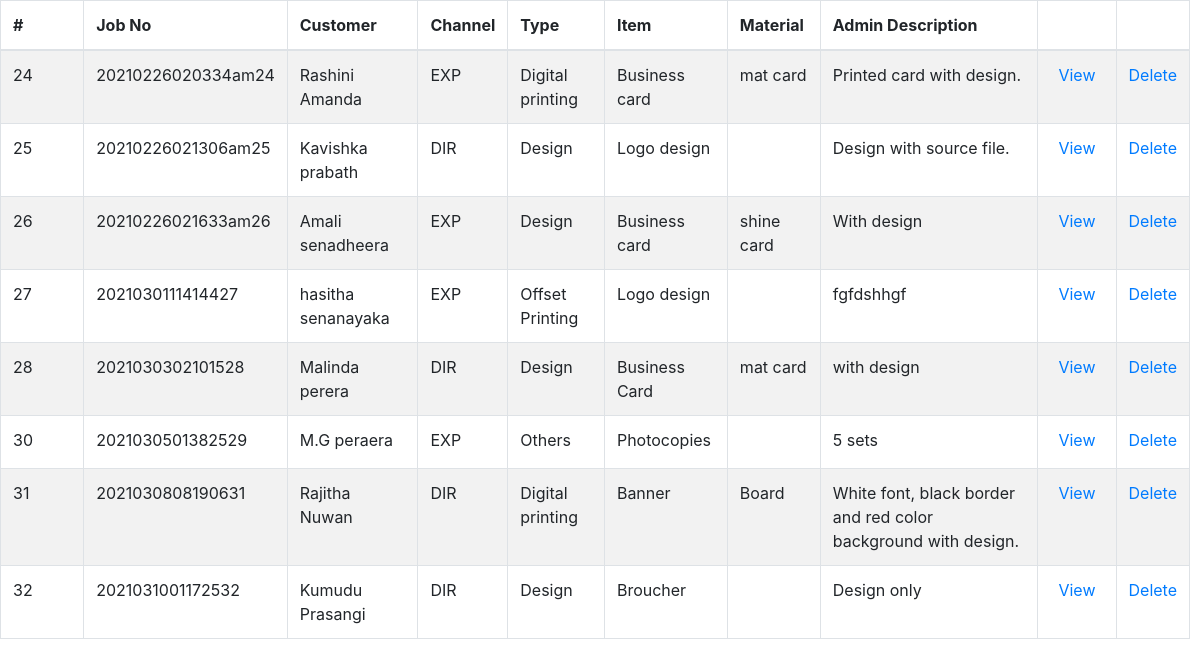
/tables/inbound_requests_table.php (signed in), run on an earlier commit of the app's database.
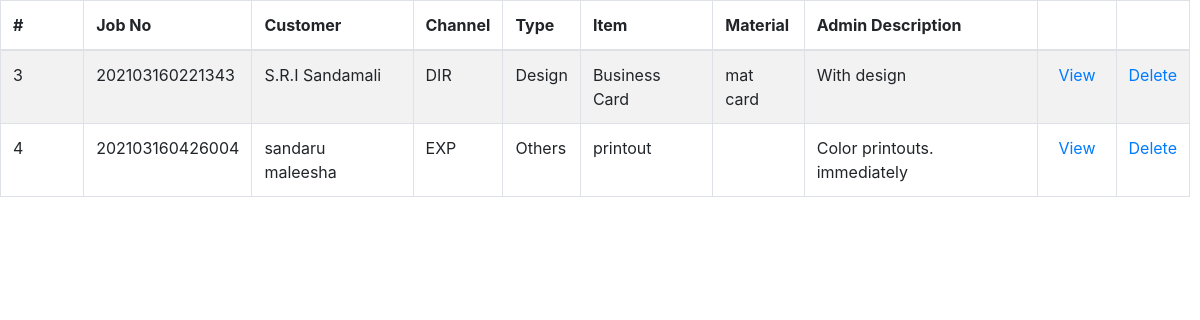
And on a later commit of the database.
### tables this page shows
CREATE TABLE `jobs` (
  `id` int(11) NOT NULL,
  `job_no` varchar(100) NOT NULL,
  `customer` varchar(400) NOT NULL,
  `channel` varchar(100) NOT NULL,
  `job_type` varchar(100) NOT NULL,
  `product` varchar(100) NOT NULL,
  `category` varchar(100) NOT NULL,
  `material` varchar(64) NOT NULL,
  `size` varchar(50) NOT NULL,
  `bind` varchar(50) NOT NULL,
  `colour` text NOT NULL,
  `user_description` varchar(250) NOT NULL,
  `date` date NOT NULL,
  `quantity` decimal(10,2) NOT NULL,
  `budget` decimal(10,2) NOT NULL,
  `discount` decimal(10,2) NOT NULL,
  `discounted` decimal(10,2) NOT NULL,
  `ad_pay_amount` decimal(10,2) NOT NULL,
  `rest` decimal(10,2) NOT NULL,
  `admin_description` varchar(250) NOT NULL,
  `state` enum('request','design','production','reject','QA','complete','dispatch') NOT NULL,
  `accepted_by` varchar(100) NOT NULL,
  `checked_by` varchar(100) NOT NULL,
  `failed_reason` varchar(255) NOT NULL,
  `cash` decimal(10,2) NOT NULL,
  `change_amt` decimal(10,2) NOT NULL,
  `payment` decimal(10,2) NOT NULL,
  `dispatch_day` varchar(100) NOT NULL,
  `dispatch_year` varchar(10) NOT NULL,
  `dispatch_month` varchar(10) NOT NULL,
  `dispatched_by` varchar(150) NOT NULL
);

### tables/inbound_requests_table.php (the view, shortened to what this page needs)
<!DOCTYPE html>
<html>
<head>
</head>
<body>
  <?php
   require '../include/config.php';
   $view_status ="request";
  if(isset($_POST["query"]))
  {
     $search =$_POST["query"];
     $query = "SELECT * FROM jobs WHERE state='$view_status' AND id LIKE '%".$search."%' ";
  }
  else
  {
     $query = "SELECT * FROM jobs WHERE state='$view_status'";
  }
  $result = mysqli_query($conn ,$query);
  if(mysqli_num_rows($result)>0)
  {
    ?>
 <div class="tablealign">
 <?php include('../include/head.php'); ?>
  <table id="example" class="table table-striped table-bordered" style="width:100%">
   <thead>
    <tr>
     <th>#</th>
     <th>Job No</th>
     <th>Customer</th>
     <th>Channel</th>
     <th>Type</th>
     <th>Item</th>
     <th>Material</th>
     <th>Admin Description</th>
     <th></th>
     <th></th>
    </tr>
   </thead>
   <tbody>
   <?php
   while($row = mysqli_fetch_array($result))
   {
    echo '
    <tr>
     <td style="width: 7%;">'.$row["id"].'</td>
     <td>'.$row["job_no"].'</td>
     <td>'.$row["customer"].'</td>
     <td>'.$row["channel"].'</td>
     <td>'.$row["job_type"].'</td>
     <td>'.$row["product"].'</td>
     <td>'.$row["material"].'</td>
     <td>'.$row["admin_description"].'</td>
      <td><button type="button"  id="' .$row["id"].'" name="'.$row["id"].'" class="btn btn-primary btn-sm view_data" data-toggle="modal" data-target="#myModal" style="background-color: transparent; border: 0px; color: #007bff; font-size: 16px; padding-top: 0px;">View</button></td>
     <td style="width: 5%;"><a href="../controller/inbound_requests_controller?j_delete_id='.$row["id"].'" onclick="confirmation(event)">Delete</a></td>
    </tr>
     ';
   }
   ?>
   </tbody>
  </table>
</div>
   <?php
  }
  else
  {
   echo 'Data Not Found';
  }
  ?>
  </body>
  </html>

### include/head.php (shortened to what this page needs)
<link href="../vendor/bootstrap/css/bootstrap.min.css" rel="stylesheet">
<link href="../vendor/font-awesome/css/font-awesome.min.css" rel="stylesheet" type="text/css">
<link href="../vendor/datatables/dataTables.bootstrap4.css" rel="stylesheet">
<link href="../css/sb-admin.css" rel="stylesheet">
<link href="../css/main.css" rel="stylesheet">

### css/sb-admin.css (style rules this page uses)
html { position: relative; min-height: 100%; }
body { overflow-x: hidden; }

### tables/inbound_requests_table.php (style rules this page uses)
.tablealign { margin-right: 10px; }

What changed in the data, as far as the page shows it:
removed jobs: id "24", job_no "20210226020334am24", customer "Rashini Amanda", channel "EXP", job_type "Digital printing", product "Business card", material "mat card", admin_description "Printed card with design."
removed jobs: id "25", job_no "20210226021306am25", customer "Kavishka prabath", channel "DIR", job_type "Design", product "Logo design", admin_description "Design with source file."
removed jobs: id "26", job_no "20210226021633am26", customer "Amali senadheera", channel "EXP", job_type "Design", product "Business card", material "shine card", admin_description "With design"
removed jobs: id "27", job_no "2021030111414427", customer "hasitha senanayaka", channel "EXP", job_type "Offset Printing", product "Logo design", admin_description "fgfdshhgf"
removed jobs: id "28", job_no "2021030302101528", customer "Malinda perera", channel "DIR", job_type "Design", product "Business Card", material "mat card", admin_description "with design"
removed jobs: id "30", job_no "2021030501382529", customer "M.G peraera", channel "EXP", job_type "Others", product "Photocopies", admin_description "5 sets"
removed jobs: id "31", job_no "2021030808190631", customer "Rajitha Nuwan", channel "DIR", job_type "Digital printing", product "Banner", material "Board", admin_description "White font, black border and red color background with design."
removed jobs: id "32", job_no "2021031001172532", customer "Kumudu Prasangi", channel "DIR", job_type "Design", product "Broucher", admin_description "Design only"
added jobs: id "3", job_no "202103160221343", customer "S.R.I Sandamali", channel "DIR", job_type "Design", product "Business Card", material "mat card", admin_description "With design"
added jobs: id "4", job_no "202103160426004", customer "sandaru maleesha", channel "EXP", job_type "Others", product "printout", admin_description "Color printouts. immediately"
